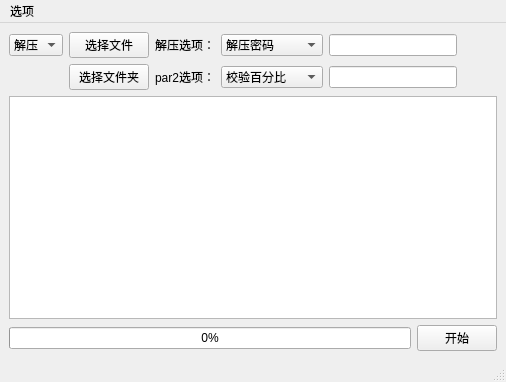
<?xml version="1.0" encoding="UTF-8"?>
<ui version="4.0">
 <class>MainWindow</class>
 <widget class="QMainWindow" name="MainWindow">
  <property name="geometry">
   <rect>
    <x>0</x>
    <y>0</y>
    <width>506</width>
    <height>382</height>
   </rect>
  </property>
  <property name="windowTitle">
   <string>MainWindow</string>
  </property>
  <widget class="QWidget" name="centralwidget">
   <layout class="QGridLayout" name="gridLayout_2">
    <item row="0" column="0">
     <layout class="QVBoxLayout" name="verticalLayout">
      <item>
       <layout class="QGridLayout" name="gridLayout" columnstretch="0,0,0,2,3,0">
        <item row="1" column="1">
         <widget class="QPushButton" name="pushButton_2">
          <property name="sizePolicy">
           <sizepolicy hsizetype="Fixed" vsizetype="Fixed">
            <horstretch>0</horstretch>
            <verstretch>0</verstretch>
           </sizepolicy>
          </property>
          <property name="text">
           <string>选择文件夹</string>
          </property>
         </widget>
        </item>
        <item row="0" column="0">
         <widget class="QComboBox" name="comboBox">
          <item>
           <property name="text">
            <string>解压</string>
           </property>
          </item>
          <item>
           <property name="text">
            <string>压缩</string>
           </property>
          </item>
         </widget>
        </item>
        <item row="0" column="1">
         <widget class="QPushButton" name="pushButton">
          <property name="sizePolicy">
           <sizepolicy hsizetype="Fixed" vsizetype="Fixed">
            <horstretch>0</horstretch>
            <verstretch>0</verstretch>
           </sizepolicy>
          </property>
          <property name="text">
           <string>选择文件</string>
          </property>
         </widget>
        </item>
        <item row="0" column="3">
         <widget class="QComboBox" name="customized_parameters_selector">
          <property name="sizePolicy">
           <sizepolicy hsizetype="Preferred" vsizetype="Fixed">
            <horstretch>0</horstretch>
            <verstretch>0</verstretch>
           </sizepolicy>
          </property>
          <item>
           <property name="text">
            <string>解压密码</string>
           </property>
          </item>
          <item>
           <property name="text">
            <string>压缩等级</string>
           </property>
          </item>
         </widget>
        </item>
        <item row="0" column="5">
         <spacer name="horizontalSpacer_2">
          <property name="orientation">
           <enum>Qt::Horizontal</enum>
          </property>
          <property name="sizeHint" stdset="0">
           <size>
            <width>30</width>
            <height>20</height>
           </size>
          </property>
         </spacer>
        </item>
        <item row="0" column="4">
         <widget class="QLineEdit" name="customized_parameters_edit">
          <property name="focusPolicy">
           <enum>Qt::ClickFocus</enum>
          </property>
          <property name="clearButtonEnabled">
           <bool>false</bool>
          </property>
         </widget>
        </item>
        <item row="0" column="2">
         <widget class="QLabel" name="label">
          <property name="text">
           <string>解压选项：</string>
          </property>
         </widget>
        </item>
        <item row="1" column="2">
         <widget class="QLabel" name="label_2">
          <property name="text">
           <string>par2选项：</string>
          </property>
         </widget>
        </item>
        <item row="1" column="3">
         <widget class="QComboBox" name="comboBox_2">
          <item>
           <property name="text">
            <string>校验百分比</string>
           </property>
          </item>
          <item>
           <property name="text">
            <string>生成文件数量</string>
           </property>
          </item>
         </widget>
        </item>
        <item row="1" column="4">
         <widget class="QLineEdit" name="lineEdit"/>
        </item>
        <item row="1" column="5">
         <spacer name="horizontalSpacer">
          <property name="orientation">
           <enum>Qt::Horizontal</enum>
          </property>
          <property name="sizeHint" stdset="0">
           <size>
            <width>40</width>
            <height>20</height>
           </size>
          </property>
         </spacer>
        </item>
        <item row="1" column="0">
         <spacer name="horizontalSpacer_3">
          <property name="orientation">
           <enum>Qt::Horizontal</enum>
          </property>
          <property name="sizeHint" stdset="0">
           <size>
            <width>40</width>
            <height>20</height>
           </size>
          </property>
         </spacer>
        </item>
       </layout>
      </item>
      <item>
       <widget class="QTextBrowser" name="textBrowser"/>
      </item>
      <item>
       <layout class="QHBoxLayout" name="horizontalLayout_2">
        <property name="topMargin">
         <number>0</number>
        </property>
        <item>
         <widget class="QProgressBar" name="progressBar">
          <property name="enabled">
           <bool>true</bool>
          </property>
          <property name="sizePolicy">
           <sizepolicy hsizetype="Expanding" vsizetype="Fixed">
            <horstretch>0</horstretch>
            <verstretch>0</verstretch>
           </sizepolicy>
          </property>
          <property name="value">
           <number>0</number>
          </property>
         </widget>
        </item>
        <item>
         <widget class="QPushButton" name="pushButton_3">
          <property name="sizePolicy">
           <sizepolicy hsizetype="Fixed" vsizetype="Fixed">
            <horstretch>0</horstretch>
            <verstretch>0</verstretch>
           </sizepolicy>
          </property>
          <property name="text">
           <string>开始</string>
          </property>
         </widget>
        </item>
       </layout>
      </item>
     </layout>
    </item>
   </layout>
  </widget>
  <widget class="QMenuBar" name="menubar">
   <property name="geometry">
    <rect>
     <x>0</x>
     <y>0</y>
     <width>506</width>
     <height>23</height>
    </rect>
   </property>
   <widget class="QMenu" name="menu">
    <property name="focusPolicy">
     <enum>Qt::ClickFocus</enum>
    </property>
    <property name="title">
     <string>选项</string>
    </property>
   </widget>
   <addaction name="menu"/>
  </widget>
  <widget class="QStatusBar" name="statusbar"/>
 </widget>
 <resources/>
 <connections/>
</ui>
